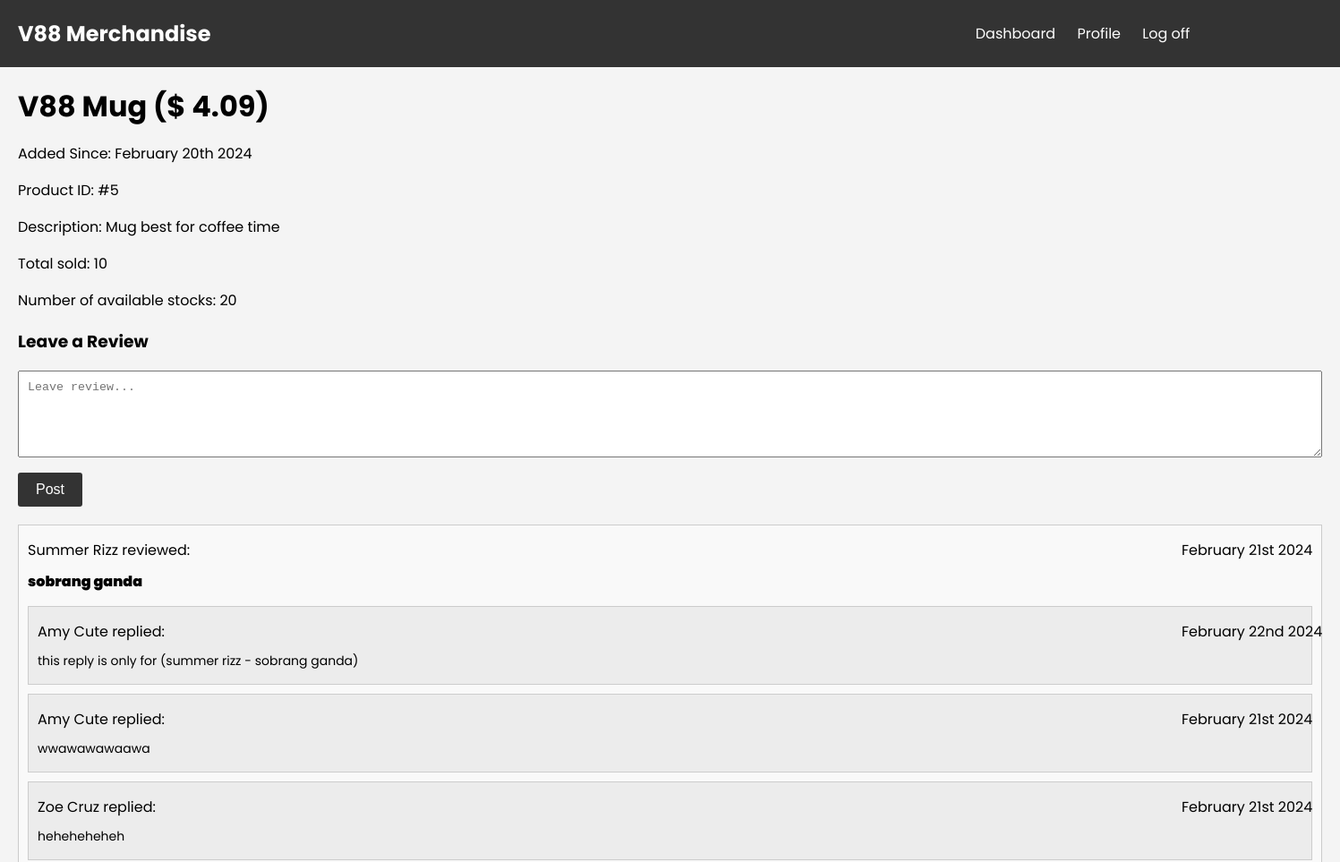
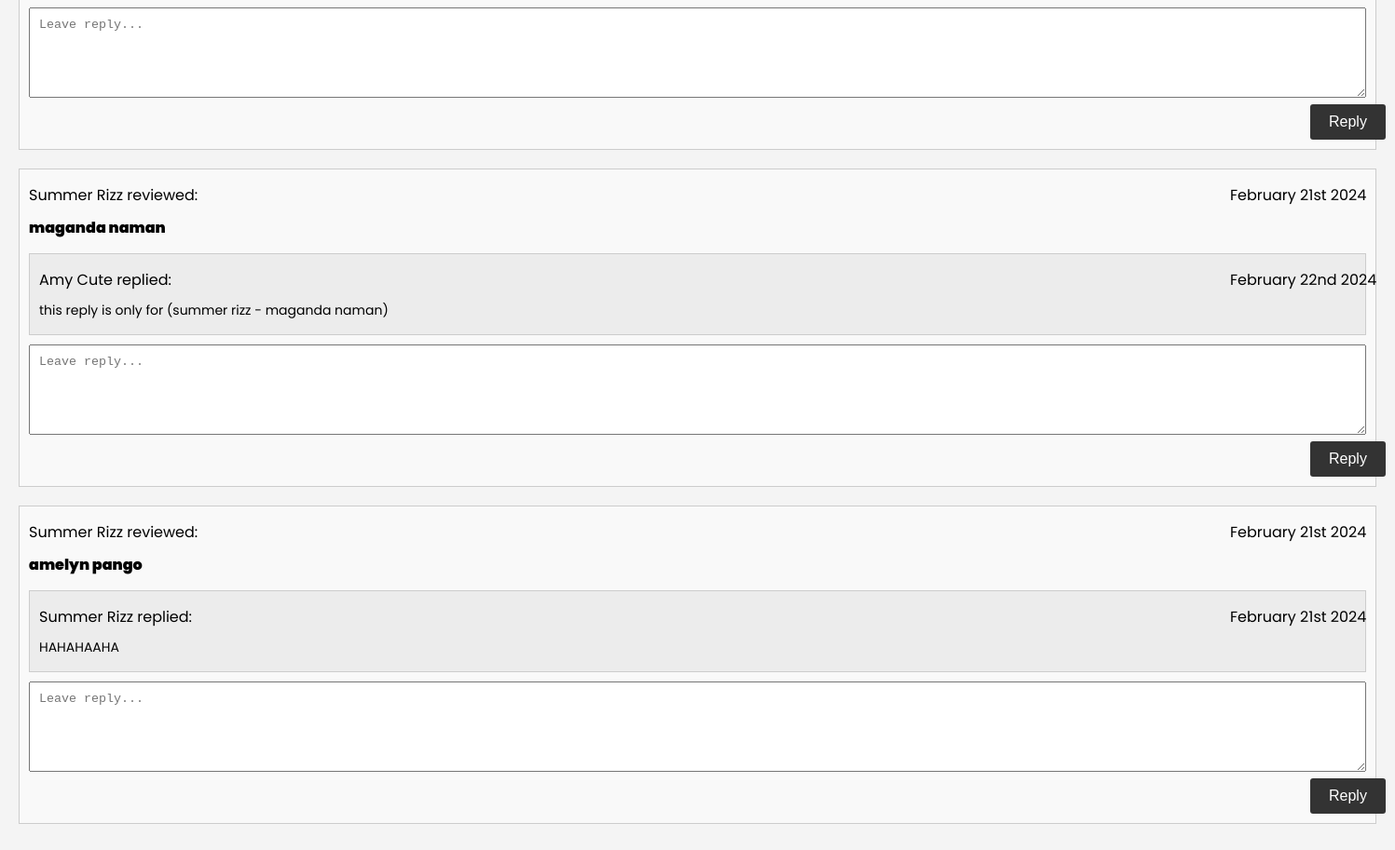
/products/show/5, run on the app's committed database (2 pictures, top to bottom).
### tables this page shows
CREATE TABLE `products` (
  `id` int NOT NULL AUTO_INCREMENT,
  `name` varchar(45) DEFAULT NULL,
  `inventory_count` int DEFAULT NULL,
  `quantity_sold` int DEFAULT NULL,
  `price` decimal(10,2) DEFAULT NULL,
  `description` text,
  `created_at` datetime DEFAULT NULL,
  `updated_at` datetime DEFAULT NULL,
  PRIMARY KEY (`id`)
);

CREATE TABLE `reviews` (
  `id` int NOT NULL AUTO_INCREMENT,
  `user_id` int DEFAULT NULL,
  `product_id` int DEFAULT NULL,
  `review` text,
  `created_at` datetime DEFAULT NULL,
  `updated_at` datetime DEFAULT NULL,
  PRIMARY KEY (`id`)
);

CREATE TABLE `users` (
  `id` int NOT NULL AUTO_INCREMENT,
  `first_name` varchar(45) DEFAULT NULL,
  `last_name` varchar(45) DEFAULT NULL,
  `email` varchar(45) DEFAULT NULL,
  `user_level` int DEFAULT NULL,
  `password` varchar(45) DEFAULT NULL,
  `salt` varchar(45) DEFAULT NULL,
  `created_at` datetime DEFAULT NULL,
  `updated_at` datetime DEFAULT NULL,
  PRIMARY KEY (`id`)
);

CREATE TABLE `replies` (
  `id` int NOT NULL AUTO_INCREMENT,
  `user_id` int DEFAULT NULL,
  `product_id` int DEFAULT NULL,
  `review_id` int DEFAULT NULL,
  `reply` text,
  `created_at` datetime DEFAULT NULL,
  `updated_at` datetime DEFAULT NULL,
  PRIMARY KEY (`id`)
);

### application/controllers/Products.php (called while the page is built, shortened)
<?php defined('BASEPATH') OR exit('No direct script access allowed');
class Products extends CI_Controller
{
	function __construct()
	{
		$this->load->model('Product');
		$this->load->model('Review');
		$this->load->library('form_validation');
	}
	function show($id)
    {
        $data['products'] = $this->Product->get_product_by_id($id);
        $data['reviews'] = $this->Review->get_reviews($id);
        $data['replies'] = array();
        foreach ($data['reviews'] as $review)
		{
            $data['replies'][$review['id']] = $this->Review->get_replies($id, $review['id']);
        }
        $this->load->view('product_information', $data);
    }
}

### index.php (called while the page is built, shortened)
<?php
require_once BASEPATH.'core/CodeIgniter.php';

### application/models/Product.php (called while the page is built, shortened)
<?php defined('BASEPATH') OR exit('No direct script access allowed');
class Product extends CI_Model
{
	function get_product_by_id($id)
    {
        $sql = "SELECT * FROM products WHERE id = ?";
        return $this->db->query($sql, $id)->row_array();
    }
}

### application/models/Review.php (called while the page is built, shortened)
<?php defined('BASEPATH') OR exit('No direct script access allowed');
class Review extends CI_Model
{
    function get_reviews($id)
    {
        $sql = "SELECT reviews.*, users.first_name, users.last_name
                FROM reviews
                LEFT JOIN users ON users.id = reviews.user_id
                WHERE product_id = ?
                ORDER BY id DESC";
        return $this->db->query($sql, $id)->result_array();
    }
    function get_replies($id, $review_id)
    {
        $sql = "SELECT replies.*, users.first_name, users.last_name
                FROM replies
                LEFT JOIN users ON users.id = replies.user_id
                WHERE replies.product_id = ? AND replies.review_id = ?
                ORDER BY replies.id DESC";
        return $this->db->query($sql, array($id, $review_id))->result_array();
    }
}

### application/views/product_information.php (the view, shortened to what this page needs)
<!DOCTYPE html>
<html lang="en">
	<head>
        <link rel="stylesheet" href="/assets/product_information.css">
	</head>
	<body>
        <header>
			<h2 id="logo">V88 Merchandise</h2>
            <a href="<?= base_url('dashboard/user') ?>">Dashboard</a>
            <a href="<?= base_url('user/edit') ?>">Profile</a>
			<a href="/users">Log off</a>
		</header>
		<main>
            <h1><?= $products['name'] ?> ($ <?= $products['price'] ?>)</h1>
			<p>Added Since: <?= date('F jS Y', strtotime($products['created_at'])) ?></p>
			<p>Product ID: #<?= $products['id'] ?></p>
			<p>Description: <?= $products['description'] ?></p>
			<p>Total sold: <?= $products['quantity_sold'] ?></p>
			<p>Number of available stocks: <?= $products['inventory_count'] ?></p>
            <div class="leave-review">
                <h3>Leave a Review</h3>
                <form action="/reviews/show/<?= $products['id'] ?>" method="post">
                    <textarea name="review" id="review" placeholder="Leave review..." cols="50" rows="5"></textarea>
                    <input type="submit" value="Post">
                </form>
            </div>
            <div class="reviews-section">
                <?php foreach($reviews as $review): ?>
                    <div class="review">
                        <p class="review-author"><?= $review['first_name'] ?> <?= $review['last_name'] ?> reviewed:</p>
                        <p class="review-date"><?= date('F jS Y', strtotime($review['created_at'])) ?></p>
                        <div class="review-content">
                            <p><?= $review['review'] ?></p>
                        </div>
                        <?php if(isset($replies[$review['id']])): ?>
                            <div class="replies">
                                <?php foreach($replies[$review['id']] as $reply): ?>
                                    <div class="reply">
                                        <p class="reply-author"><?= $reply['first_name'] ?> <?= $reply['last_name'] ?> replied:</p>
                                        <p class="reply-date"><?= date('F jS Y', strtotime($reply['created_at'])) ?></p>
                                        <div class="reply-content">
                                            <p><?= $reply['reply'] ?></p>
                                        </div>
                                    </div>
                                <?php endforeach; ?>
                            </div>
                        <?php endif; ?>
                        <div class="reply-form">
                            <form action="/reviews/show/<?= $products['id'] ?>" method="post">
                                <textarea name="reply" id="reply" placeholder="Leave reply..." cols="50" rows="5"></textarea>
                                <input type="submit" value="Reply">
                            </form>
                        </div>
                    </div>
                <?php endforeach; ?>
            </div>
		</main>
	</body>
</html>

### assets/product_information.css (style rules this page uses)
body { font-family: "Poppins", sans-serif; margin: 0; padding: 0; background-color: #f4f4f4; }
header { background-color: #333; color: #fff; padding: 0 20px; }
header h2, a { display: inline-block; vertical-align: middle; }
header a { position: relative; left: 850px; }
a { color: #fff; text-decoration: none; margin-right: 20px; }
main { padding: 20px; }
h1 { margin: 0; }
.leave-review { margin-bottom: 20px; }
.leave-review textarea { width: 98.5%; padding: 10px; margin-bottom: 10px; }
.review { margin-bottom: 20px; border: 1px solid #ccc; padding: 10px; background-color: #f9f9f9; }
.review p { margin: 5px 0; display: inline-block; }
.review-content { font-weight: 900; }
.review-date, .reply-date { position: absolute; left: 1320px; }
.reply { margin-top: 10px; border: 1px solid #ccc; padding: 10px; background-color: #ececec; }
.reply-content { font-size: 14px; }
.reply-form textarea { width: 98.5%; padding: 10px; margin-top: 10px; }
.reply-form input[type=submit] { position: relative; left: 1375px; }
input[type="submit"] { background-color: #333; color: #fff; padding: 10px 20px; border: none; border-radius: 3px; cursor: pointer; font-size: 16px; }

### data on the page
products: name "V88 Mug", price "4.09", created_at "February 20th 2024", id "5", description "Mug best for coffee time", quantity_sold "10", inventory_count "20"
reviews: user.first_name "Summer", user.last_name "Rizz", created_at "February 21st 2024", review "sobrang ganda"
replies: user.first_name "Amy", user.last_name "Cute", created_at "February 22nd 2024", reply "this reply is only for (summer rizz - sobrang ganda)"
replies: user.first_name "Amy", user.last_name "Cute", created_at "February 21st 2024", reply "wwawawawaawa"
replies: user.first_name "Zoe", user.last_name "Cruz", created_at "February 21st 2024", reply "heheheheheh"
reviews: user.first_name "Summer", user.last_name "Rizz", created_at "February 21st 2024", review "maganda naman"
replies: user.first_name "Amy", user.last_name "Cute", created_at "February 22nd 2024", reply "this reply is only for (summer rizz - maganda naman)"
reviews: user.first_name "Summer", user.last_name "Rizz", created_at "February 21st 2024", review "amelyn pango"
replies: user.first_name "Summer", user.last_name "Rizz", created_at "February 21st 2024", reply "HAHAHAAHA"
